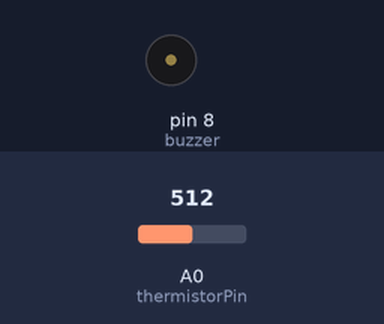
The sketch below on a simulated Arduino Uno, built with avr-gcc and run on an emulated ATmega328P. Shown: buzzer (waves = sounding). Inputs (shaded band) come from the test bench; at power-on: A0 (thermistorPin) = 512. What the sketch prints to the serial monitor is not drawn.

Above: at 3.8 s.
At 35.8 s:
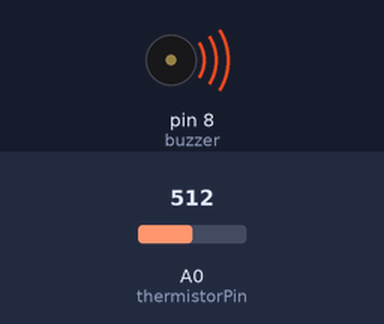
Timing chart, 0 to 36.7 s (numbered marks = the images above):
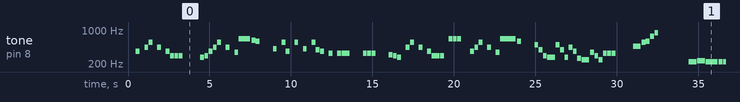

Measured:
- by itself, tone on pin 8 (buzzer): plays 370 Hz for 0.24 s, 440 Hz for 0.24 s, 554 Hz for 0.24 s, 440 Hz for 0.24 s, 370 Hz for 0.24 s, 294 Hz for 0.24 s … (258 notes in this stretch)

The sketch:

sketch_may23a.ino
```cpp
const int thermistorPin = A0; // Analog pin connected to the thermistor
const int seriesResistor = 10000; // Resistance value of the series resistor (in ohms)
int buzzer=8; //Connect the buzz positive Pin to Digital Pin 8

// Steinhart-Hart coefficients for your thermistor
const float A = 0.001129148;
const float B = 0.000234125;
const float C = 0.0000000876741;

/*
  Mii Channel's theme
*/

#define NOTE_B0  31
#define NOTE_C1  33
#define NOTE_CS1 35
#define NOTE_D1  37
#define NOTE_DS1 39
#define NOTE_E1  41
#define NOTE_F1  44
#define NOTE_FS1 46
#define NOTE_G1  49
#define NOTE_GS1 52
#define NOTE_A1  55
#define NOTE_AS1 58
#define NOTE_B1  62
#define NOTE_C2  65
#define NOTE_CS2 69
#define NOTE_D2  73
#define NOTE_DS2 78
#define NOTE_E2  82
#define NOTE_F2  87
#define NOTE_FS2 93
#define NOTE_G2  98
#define NOTE_GS2 104
#define NOTE_A2  110
#define NOTE_AS2 117
#define NOTE_B2  123
#define NOTE_C3  131
#define NOTE_CS3 139
#define NOTE_D3  147
#define NOTE_DS3 156
#define NOTE_E3  165
#define NOTE_F3  175
#define NOTE_FS3 185
#define NOTE_G3  196
#define NOTE_GS3 208
#define NOTE_A3  220
#define NOTE_AS3 233
#define NOTE_B3  247
#define NOTE_C4  262
#define NOTE_CS4 277
#define NOTE_D4  294
#define NOTE_DS4 311
#define NOTE_E4  330
#define NOTE_F4  349
#define NOTE_FS4 370
#define NOTE_G4  392
#define NOTE_GS4 415
#define NOTE_A4  440
#define NOTE_AS4 466
#define NOTE_B4  494
#define NOTE_C5  523
#define NOTE_CS5 554
#define NOTE_D5  587
#define NOTE_DS5 622
#define NOTE_E5  659
#define NOTE_F5  698
#define NOTE_FS5 740
#define NOTE_G5  784
#define NOTE_GS5 831
#define NOTE_A5  880
#define NOTE_AS5 932
#define NOTE_B5  988
#define NOTE_C6  1047
#define NOTE_CS6 1109
#define NOTE_D6  1175
#define NOTE_DS6 1245
#define NOTE_E6  1319
#define NOTE_F6  1397
#define NOTE_FS6 1480
#define NOTE_G6  1568
#define NOTE_GS6 1661
#define NOTE_A6  1760
#define NOTE_AS6 1865
#define NOTE_B6  1976
#define NOTE_C7  2093
#define NOTE_CS7 2217
#define NOTE_D7  2349
#define NOTE_DS7 2489
#define NOTE_E7  2637
#define NOTE_F7  2794
#define NOTE_FS7 2960
#define NOTE_G7  3136
#define NOTE_GS7 3322
#define NOTE_A7  3520
#define NOTE_AS7 3729
#define NOTE_B7  3951
#define NOTE_C8  4186
#define NOTE_CS8 4435
#define NOTE_D8  4699
#define NOTE_DS8 4978
#define REST      0


// change this to make the song slower or faster
int tempo1 = 114;

// change this to whichever pin you want to use

// notes of the moledy followed by the duration.
// a 4 means a quarter note, 8 an eighteenth , 16 sixteenth, so on
// !!negative numbers are used to represent dotted notes,
// so -4 means a dotted quarter note, that is, a quarter plus an eighteenth!!
int melody1[] = {

  // Mii Channel theme


  NOTE_FS4,8, REST,8, NOTE_A4,8, NOTE_CS5,8, REST,8,NOTE_A4,8, REST,8, NOTE_FS4,8, //1
  NOTE_D4,8, NOTE_D4,8, NOTE_D4,8, REST,8, REST,4, REST,8, NOTE_CS4,8,
  NOTE_D4,8, NOTE_FS4,8, NOTE_A4,8, NOTE_CS5,8, REST,8, NOTE_A4,8, REST,8, NOTE_F4,8,
  NOTE_E5,-4, NOTE_DS5,8, NOTE_D5,8, REST,8, REST,4,

  NOTE_GS4,8, REST,8, NOTE_CS5,8, NOTE_FS4,8, REST,8,NOTE_CS5,8, REST,8, NOTE_GS4,8, //5
  REST,8, NOTE_CS5,8, NOTE_G4,8, NOTE_FS4,8, REST,8, NOTE_E4,8, REST,8,
  NOTE_E4,8, NOTE_E4,8, NOTE_E4,8, REST,8, REST,4, NOTE_E4,8, NOTE_E4,8,
  NOTE_E4,8, REST,8, REST,4, NOTE_DS4,8, NOTE_D4,8,

  NOTE_CS4,8, REST,8, NOTE_A4,8, NOTE_CS5,8, REST,8,NOTE_A4,8, REST,8, NOTE_FS4,8, //9
  NOTE_D4,8, NOTE_D4,8, NOTE_D4,8, REST,8, NOTE_E5,8, NOTE_E5,8, NOTE_E5,8, REST,8,
  REST,8, NOTE_FS4,8, NOTE_A4,8, NOTE_CS5,8, REST,8, NOTE_A4,8, REST,8, NOTE_F4,8,
  NOTE_E5,2, NOTE_D5,8, REST,8, REST,4,

  NOTE_B4,8, NOTE_G4,8, NOTE_D4,8, NOTE_CS4,4, NOTE_B4,8, NOTE_G4,8, NOTE_CS4,8, //13
  NOTE_A4,8, NOTE_FS4,8, NOTE_C4,8, NOTE_B3,4, NOTE_F4,8, NOTE_D4,8, NOTE_B3,8,
  NOTE_E4,8, NOTE_E4,8, NOTE_E4,8, REST,4, REST,4, NOTE_AS4,4,
  NOTE_CS5,8, NOTE_D5,8, NOTE_FS5,8, NOTE_A5,8, REST,8, REST,4,

  REST,2, NOTE_A3,4, NOTE_AS3,4, //17
  NOTE_A3,-4, NOTE_A3,8, NOTE_A3,2,
  REST,4, NOTE_A3,8, NOTE_AS3,8, NOTE_A3,8, NOTE_F4,4, NOTE_C4,8,
  NOTE_A3,-4, NOTE_A3,8, NOTE_A3,2,

  REST,2, NOTE_B3,4, NOTE_C4,4, //21
  NOTE_CS4,-4, NOTE_C4,8, NOTE_CS4,2,
  REST,4, NOTE_CS4,8, NOTE_C4,8, NOTE_CS4,8, NOTE_GS4,4, NOTE_DS4,8,
  NOTE_CS4,-4, NOTE_DS4,8, NOTE_B3,1,

  NOTE_E4,4, NOTE_E4,4, NOTE_E4,4, REST,8,//25

  //repeats 1-25


  //finishes with 26
  NOTE_FS4,8, REST,8, NOTE_A4,8, NOTE_CS5,8, REST,8, NOTE_A4,8, REST,8, NOTE_FS4,8

};

// sizeof gives the number of bytes, each int value is composed of two bytes (16 bits)
// there are two values per note (pitch and duration), so for each note there are four bytes
int notes1 = sizeof(melody1) / sizeof(melody1[0]) / 2;

// this calculates the duration of a whole note in ms
int wholenote1 = (60000 * 4) / tempo1;

int divider1 = 0, noteDuration1 = 0;

void mii() {
  // iterate over the notes of the melody.
  // Remember, the array is twice the number of notes (notes + durations)
  for (int thisNote = 0; thisNote < notes1 * 2; thisNote = thisNote + 2) {

    // calculates the duration of each note
    divider1 = melody1[thisNote + 1];
    if (divider1 > 0) {
      // regular note, just proceed
      noteDuration1 = (wholenote1) / divider1;
    } else if (divider1 < 0) {
      // dotted notes are represented with negative durations!!
      noteDuration1 = (wholenote1) / abs(divider1);
      noteDuration1 *= 1.5; // increases the duration in half for dotted notes
    }

    // we only play the note for 90% of the duration, leaving 10% as a pause
    tone(buzzer, melody1[thisNote], noteDuration1*0.9);

    // Wait for the specief duration before playing the next note.
    delay(noteDuration1);

    // stop the waveform generation before the next note.
    noTone(buzzer);
  }
}


/*
  We Wish You a Merry Christmas - Traditional Christmas song
*/
#define NOTE_B0  31
#define NOTE_C1  33
#define NOTE_CS1 35
#define NOTE_D1  37
#define NOTE_DS1 39
#define NOTE_E1  41
#define NOTE_F1  44
#define NOTE_FS1 46
#define NOTE_G1  49
#define NOTE_GS1 52
#define NOTE_A1  55
#define NOTE_AS1 58
#define NOTE_B1  62
#define NOTE_C2  65
#define NOTE_CS2 69
#define NOTE_D2  73
#define NOTE_DS2 78
#define NOTE_E2  82
#define NOTE_F2  87
#define NOTE_FS2 93
#define NOTE_G2  98
#define NOTE_GS2 104
#define NOTE_A2  110
#define NOTE_AS2 117
#define NOTE_B2  123
#define NOTE_C3  131
#define NOTE_CS3 139
#define NOTE_D3  147
#define NOTE_DS3 156
#define NOTE_E3  165
#define NOTE_F3  175
#define NOTE_FS3 185
#define NOTE_G3  196
#define NOTE_GS3 208
#define NOTE_A3  220
#define NOTE_AS3 233
#define NOTE_B3  247
#define NOTE_C4  262
#define NOTE_CS4 277
#define NOTE_D4  294
#define NOTE_DS4 311
#define NOTE_E4  330
#define NOTE_F4  349
#define NOTE_FS4 370
#define NOTE_G4  392
#define NOTE_GS4 415
#define NOTE_A4  440
#define NOTE_AS4 466
#define NOTE_B4  494
#define NOTE_C5  523
#define NOTE_CS5 554
#define NOTE_D5  587
#define NOTE_DS5 622
#define NOTE_E5  659
#define NOTE_F5  698
#define NOTE_FS5 740
#define NOTE_G5  784
#define NOTE_GS5 831
#define NOTE_A5  880
#define NOTE_AS5 932
#define NOTE_B5  988
#define NOTE_C6  1047
#define NOTE_CS6 1109
#define NOTE_D6  1175
#define NOTE_DS6 1245
#define NOTE_E6  1319
#define NOTE_F6  1397
#define NOTE_FS6 1480
#define NOTE_G6  1568
#define NOTE_GS6 1661
#define NOTE_A6  1760
#define NOTE_AS6 1865
#define NOTE_B6  1976
#define NOTE_C7  2093
#define NOTE_CS7 2217
#define NOTE_D7  2349
#define NOTE_DS7 2489
#define NOTE_E7  2637
#define NOTE_F7  2794
#define NOTE_FS7 2960
#define NOTE_G7  3136
#define NOTE_GS7 3322
#define NOTE_A7  3520
#define NOTE_AS7 3729
#define NOTE_B7  3951
#define NOTE_C8  4186
#define NOTE_CS8 4435
#define NOTE_D8  4699
#define NOTE_DS8 4978
#define REST      0


// change this to make the song slower or faster


void merry_christmas() {int tempo = 140;

// change this to whichever pin you want to use


// notes of the moledy followed by the duration.
// a 4 means a quarter note, 8 an eighteenth , 16 sixteenth, so on
// !!negative numbers are used to represent dotted notes,
// so -4 means a dotted quarter note, that is, a quarter plus an eighteenth!!
int melody[] = {

  // We Wish You a Merry Christmas


  NOTE_C5,4, //1
  NOTE_F5,4, NOTE_F5,8, NOTE_G5,8, NOTE_F5,8, NOTE_E5,8,
  NOTE_D5,4, NOTE_D5,4, NOTE_D5,4,
  NOTE_G5,4, NOTE_G5,8, NOTE_A5,8, NOTE_G5,8, NOTE_F5,8,
  NOTE_E5,4, NOTE_C5,4, NOTE_C5,4,
  NOTE_A5,4, NOTE_A5,8, NOTE_AS5,8, NOTE_A5,8, NOTE_G5,8,
  NOTE_F5,4, NOTE_D5,4, NOTE_C5,8, NOTE_C5,8,
  NOTE_D5,4, NOTE_G5,4, NOTE_E5,4,

  NOTE_F5,2, NOTE_C5,4, //8
  NOTE_F5,4, NOTE_F5,8, NOTE_G5,8, NOTE_F5,8, NOTE_E5,8,
  NOTE_D5,4, NOTE_D5,4, NOTE_D5,4,
  NOTE_G5,4, NOTE_G5,8, NOTE_A5,8, NOTE_G5,8, NOTE_F5,8,
  NOTE_E5,4, NOTE_C5,4, NOTE_C5,4,
  NOTE_A5,4, NOTE_A5,8, NOTE_AS5,8, NOTE_A5,8, NOTE_G5,8,
  NOTE_F5,4, NOTE_D5,4, NOTE_C5,8, NOTE_C5,8,
  NOTE_D5,4, NOTE_G5,4, NOTE_E5,4,
  NOTE_F5,2, NOTE_C5,4,

  NOTE_F5,4, NOTE_F5,4, NOTE_F5,4,//17
  NOTE_E5,2, NOTE_E5,4,
  NOTE_F5,4, NOTE_E5,4, NOTE_D5,4,
  NOTE_C5,2, NOTE_A5,4,
  NOTE_AS5,4, NOTE_A5,4, NOTE_G5,4,
  NOTE_C6,4, NOTE_C5,4, NOTE_C5,8, NOTE_C5,8,
  NOTE_D5,4, NOTE_G5,4, NOTE_E5,4,
  NOTE_F5,2, NOTE_C5,4,
  NOTE_F5,4, NOTE_F5,8, NOTE_G5,8, NOTE_F5,8, NOTE_E5,8,
  NOTE_D5,4, NOTE_D5,4, NOTE_D5,4,

  NOTE_G5,4, NOTE_G5,8, NOTE_A5,8, NOTE_G5,8, NOTE_F5,8, //27
  NOTE_E5,4, NOTE_C5,4, NOTE_C5,4,
  NOTE_A5,4, NOTE_A5,8, NOTE_AS5,8, NOTE_A5,8, NOTE_G5,8,
  NOTE_F5,4, NOTE_D5,4, NOTE_C5,8, NOTE_C5,8,
  NOTE_D5,4, NOTE_G5,4, NOTE_E5,4,
  NOTE_F5,2, NOTE_C5,4,
  NOTE_F5,4, NOTE_F5,4, NOTE_F5,4,
  NOTE_E5,2, NOTE_E5,4,
  NOTE_F5,4, NOTE_E5,4, NOTE_D5,4,

  NOTE_C5,2, NOTE_A5,4,//36
  NOTE_AS5,4, NOTE_A5,4, NOTE_G5,4,
  NOTE_C6,4, NOTE_C5,4, NOTE_C5,8, NOTE_C5,8,
  NOTE_D5,4, NOTE_G5,4, NOTE_E5,4,
  NOTE_F5,2, NOTE_C5,4,
  NOTE_F5,4, NOTE_F5,8, NOTE_G5,8, NOTE_F5,8, NOTE_E5,8,
  NOTE_D5,4, NOTE_D5,4, NOTE_D5,4,
  NOTE_G5,4, NOTE_G5,8, NOTE_A5,8, NOTE_G5,8, NOTE_F5,8,
  NOTE_E5,4, NOTE_C5,4, NOTE_C5,4,

  NOTE_A5,4, NOTE_A5,8, NOTE_AS5,8, NOTE_A5,8, NOTE_G5,8,//45
  NOTE_F5,4, NOTE_D5,4, NOTE_C5,8, NOTE_C5,8,
  NOTE_D5,4, NOTE_G5,4, NOTE_E5,4,
  NOTE_F5,2, NOTE_C5,4,
  NOTE_F5,4, NOTE_F5,8, NOTE_G5,8, NOTE_F5,8, NOTE_E5,8,
  NOTE_D5,4, NOTE_D5,4, NOTE_D5,4,
  NOTE_G5,4, NOTE_G5,8, NOTE_A5,8, NOTE_G5,8, NOTE_F5,8,
  NOTE_E5,4, NOTE_C5,4, NOTE_C5,4,

  NOTE_A5,4, NOTE_A5,8, NOTE_AS5,8, NOTE_A5,8, NOTE_G5,8, //53
  NOTE_F5,4, NOTE_D5,4, NOTE_C5,8, NOTE_C5,8,
  NOTE_D5,4, NOTE_G5,4, NOTE_E5,4,
  NOTE_F5,2, REST,4
};

// sizeof gives the number of bytes, each int value is composed of two bytes (16 bits)
// there are two values per note (pitch and duration), so for each note there are four bytes
int notes = sizeof(melody) / sizeof(melody[0]) / 2;

// this calculates the duration of a whole note in ms
int wholenote = (60000 * 4) / tempo;

int divider = 0, noteDuration = 0;
  // iterate over the notes of the melody.
  // Remember, the array is twice the number of notes (notes + durations)
  for (int thisNote = 0; thisNote < notes * 2; thisNote = thisNote + 2) {

    // calculates the duration of each note
    divider = melody[thisNote + 1];
    if (divider > 0) {
      // regular note, just proceed
      noteDuration = (wholenote) / divider;
    } else if (divider < 0) {
      // dotted notes are represented with negative durations!!
      noteDuration = (wholenote) / abs(divider);
      noteDuration *= 1.5; // increases the duration in half for dotted notes
    }

    // we only play the note for 90% of the duration, leaving 10% as a pause
    tone(buzzer, melody[thisNote], noteDuration * 0.9);

    // Wait for the specief duration before playing the next note.
    delay(noteDuration);

    // stop the waveform generation before the next note.
    noTone(buzzer);
  }
}


void setup() {
  pinMode(buzzer,OUTPUT);
  Serial.begin(9600);
  beep(500);
}

void loop() {
  int rawADC = analogRead(thermistorPin); // Read the analog value from the thermistor pin

  // Calculate the resistance of the thermistor
  float thermistorResistance = ((1023.0 * seriesResistor) / rawADC) - seriesResistor;

  // Use Steinhart-Hart equation to calculate temperature
  float invTemperature = A + (B * log(thermistorResistance)) + (C * pow(log(thermistorResistance), 3));

  float temperature = 1 / invTemperature - 273.15; // Convert temperature to Celsius
   if(temperature <= 20) { merry_christmas(); }
   if(temperature >= 25 ){ mii();}

  Serial.print("Temperature: ");
  Serial.print(temperature);
  Serial.println(" °C");

  delay(1000); // Delay between temperature readings
}
void beep(unsigned char delayms){
  digitalWrite(buzzer,HIGH);
  delay(delayms);          // wait for a delayms ms
  digitalWrite(buzzer,LOW);
  delay(delayms);          // wait for a delayms ms
}
```
